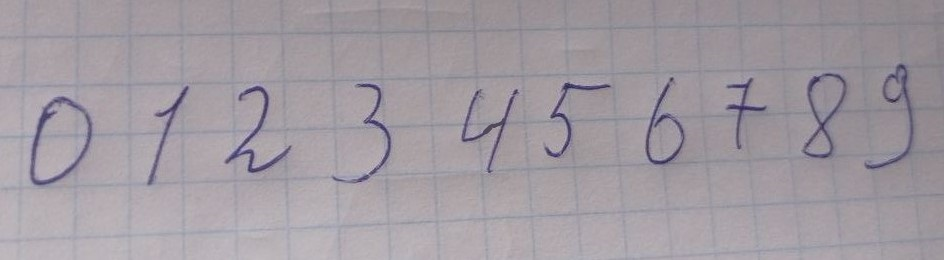
#> input picture IS-Lab4-master/digits.jpg, 944 x 260 px
$ python add.py
#> lines starting #> are read from the running program, lines starting #| are printed output that depends on the picture; after the words box and inside, x2 and y2 are one past the last pixel; in counts of white or black regions, pixels touching at a corner belong together
import cv2
import numpy as np
from sklearn.neural_network import MLPClassifier  # Import MLPClassifier
from sklearn.metrics import accuracy_score  # For evaluating the model


def load_and_preprocess_image(image_path, display=False):
    """Loads an image, performs binarization, and optionally displays it."""
#> called with image_path = 'digits.jpg', display = False
    # Load image in grayscale
    image = cv2.imread(image_path, cv2.IMREAD_GRAYSCALE)
#> image: shape (260, 944); min 42, max 199, mean 157
    if image is None:
        raise FileNotFoundError(f"Failed to load image at path: {image_path}")

    # Binarize the image
    _, binary_image = cv2.threshold(image, 128, 255, cv2.THRESH_BINARY_INV)
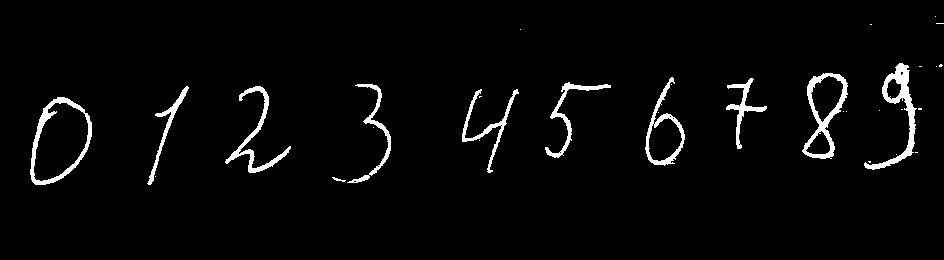
#> binary_image: shape (260, 944); 3.2% white; 32 white regions (21 under 20 px)

    # Optionally display the image
    if display:
        cv2.imshow("Binarized Image", binary_image)
        cv2.waitKey(0)
        cv2.destroyAllWindows()

    return binary_image


def segment_digits(binary_image, h_=20):
    """Segments digits from the image and returns them as a list of images."""
#> called with h_ = 20
    # Find contours on the binarized image
    contours, _ = cv2.findContours(
        binary_image, cv2.RETR_EXTERNAL, cv2.CHAIN_APPROX_SIMPLE
    )
#> contours = 32 contours, 22 with area under 20; largest, box (x1, y1, x2, y2) and area: (30, 97, 92, 185) 3806, (802, 73, 848, 159) 2174, (645, 77, 685, 166) 1618, (864, 63, 917, 170) 1246, (225, 86, 291, 173) 662

    # Sort contours from left to right
    contours = sorted(contours, key=lambda x: cv2.boundingRect(x)[0])

    # Digit segmentation with size filtering
    digits = []
    for contour in contours:
        x, y, w, h = cv2.boundingRect(contour)
        if w > 10 and h > h_:  # Filter contours based on minimum and maximum sizes
            digit = binary_image[y : y + h, x : x + w]
            resized_digit = cv2.resize(digit, (28, 28))  # Resize to 28x28
            digits.append(resized_digit)
#> this loop made 32 passes
#> (x, y, w, h) on passes 1, 2, 3, 4, 5, 6, 7, 8, 9, 11, 12, 13: (30, 97, 62, 88), (147, 86, 42, 99), (155, 176, 1, 1), (225, 86, 66, 87), (332, 177, 14, 5), (347, 84, 44, 99), (373, 127, 1, 1), (462, 89, 57, 84), (479, 140, 1, 1), (520, 29, 1, 1), (545, 82, 66, 76), (645, 77, 40, 89)
#> (contour, x, y, w, h) on passes 10, 21, 22, 25, 26, 27: ([[479, 96], [479, 97], [480, 96], [481, 96]], 479, 96, 3, 2), ([[868, 161], [869, 162], [870, 162], [870, 161]], 868, 161, 3, 2), ([[870, 24], [871, 24]], 870, 24, 2, 1), ([[901, 109], [902, 109]], 901, 109, 2, 1), ([[915, 152], [917, 152]], 915, 152, 3, 1), ([[918, 108], [918, 109], [921, 109], [921, 108]], 918, 108, 4, 2)
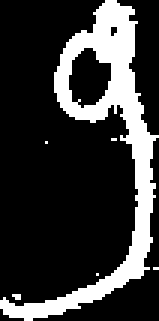
#> digit: shape (107, 53) (shown 3 times larger); 21.5% white; 6 white regions (5 under 20 px), largest, box (x1, y1, x2, y2) and area: (0, 0, 53, 107) 1206
#> after the loop, digits = 10 items

    return digits


def extract_features(images):
    """Extract features from a list of images by flattening them into vectors."""
    return np.array([image.flatten() / 255.0 for image in images])  # Normalize pixels


def visualize_digits(digits, predictions=None):
    """Displays segmented digits, enlarged for better viewing."""
    for i, digit in enumerate(digits):
        # Enlarge the digit image for display
        enlarged_digit = cv2.resize(digit, (200, 200), interpolation=cv2.INTER_LINEAR)

        # Window name with predicted digit (if available)
        window_name = f"Digit {i}"
        if predictions is not None:
            window_name += f": Predicted {predictions[i]}"

        # Create a larger window and display the image
        cv2.namedWindow(window_name, cv2.WINDOW_NORMAL)
        cv2.resizeWindow(window_name, 200, 200)
        cv2.imshow(window_name, enlarged_digit)

    cv2.waitKey(0)
    cv2.destroyAllWindows()


if __name__ == "__main__":
    try:
        # Path to the image
        train_image_path = "digits.jpg"

        # Load and preprocess the training image
        binary_train_image = load_and_preprocess_image(train_image_path)

        # Segment digits from the training image
        train_digits = segment_digits(binary_train_image)
#> train_digits = 10 items
        num_train_digits = len(train_digits)
#> num_train_digits = 10
        print(f"Number of segmented digits from training image: {num_train_digits}")
#| Number of segmented digits from training image: 10

        # Check if the number of segmented digits is correct for training
        if num_train_digits != 10:
            print(
                f"Error: found {num_train_digits} digits, but expected 10 for training."
            )
            visualize_digits(train_digits)
            exit(1)

        # Extract features from training digits
        train_features = extract_features(train_digits)

        # Labels for the training digits
        train_labels = np.array([0, 1, 2, 3, 4, 5, 6, 7, 8, 9])

        # Initialize and train the MLP classifier
        mlp = MLPClassifier(
            hidden_layer_sizes=(50,),  # One hidden layer with 50 neurons
            activation='relu',
            solver='adam',
            max_iter=500,
            random_state=42
        )
        mlp.fit(train_features, train_labels)

        # Path to the test image
        test_image_path = "test1.jpg"

        # Load and preprocess the test image
        binary_test_image = load_and_preprocess_image(test_image_path)
#> call 2 of load_and_preprocess_image, with image_path = 'test1.jpg', display = False
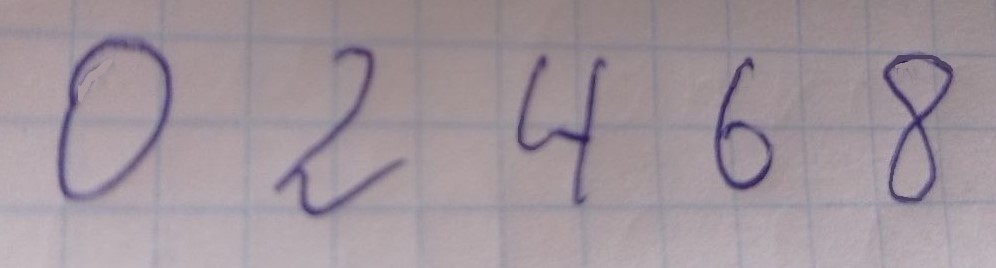
#> input picture IS-Lab4-master/test1.jpg, 996 x 268 px
#> in load_and_preprocess_image (call 2), `_, binary_image = cv2.threshold(image, 128, 255, cv2.THRESH_BINARY_INV)`:
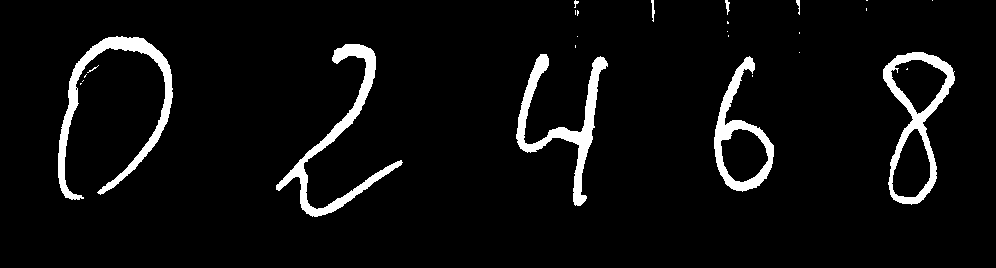
#> binary_image: shape (268, 996); 5.4% white; 27 white regions (18 under 20 px)

        # Segment digits from the test image
        test_digits = segment_digits(binary_test_image)
#> call 2 of segment_digits, with h_ = 20
#> in segment_digits (call 2), `contours, _ = cv2.findContours( binary_image, cv2.RETR_EXTERNAL, cv2.C..`: contours = 26 contours, 19 with area under 20; largest, box (x1, y1, x2, y2) and area: (883, 52, 955, 205) 6140, (714, 56, 774, 192) 3814, (58, 36, 173, 200) 3011, (276, 44, 403, 217) 2716, (516, 54, 608, 206) 2617, (651, 0, 655, 22) 25, (725, 0, 730, 15) 24
#> the loop in segment_digits (call 2), `for contour in contours:` made 26 passes
#> (x, y, w, h) on passes 1, 4, 5, 6, 7, 8, 11, 12, 13, 14, 15, 16: (58, 36, 115, 164), (84, 74, 3, 4), (87, 65, 12, 8), (276, 44, 127, 173), (516, 54, 92, 152), (574, 0, 5, 8), (577, 36, 1, 1), (577, 10, 2, 6), (651, 0, 4, 22), (714, 56, 60, 136), (725, 0, 5, 15), (727, 31, 1, 1)
#> (contour, x, y, w, h) on passes 2, 3, 9, 10, 17, 18: ([[80, 83], [80, 84], [81, 83]], 80, 83, 2, 2), ([[83, 80], [82, 81]], 82, 80, 2, 2), ([[575, 45], [575, 47]], 575, 45, 1, 3), ([[575, 10], [575, 14]], 575, 10, 1, 5), ([[727, 21], [727, 23], [728, 23], [728, 22]], 727, 21, 2, 3), ([[728, 35], [728, 36]], 728, 35, 1, 2)
#> after the loop in segment_digits (call 2), `for contour in contours:`:
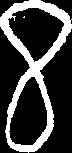
#> digit: shape (153, 72); 25.1% white; 2 white regions (1 under 20 px), largest, box (x1, y1, x2, y2) and area: (0, 0, 72, 153) 2767
#> after the loop in segment_digits (call 2), `for contour in contours:`: digits = 5 items
#> test_digits = 5 items
        num_test_digits = len(test_digits)
#> num_test_digits = 5
        print(f"Number of segmented digits from test image: {num_test_digits}")
#| Number of segmented digits from test image: 5

        # Check if there are any segmented digits
        if num_test_digits == 0:
            print("Error: No digits were found in the test image.")
            visualize_digits(test_digits)
            exit(1)

        # Extract features from test digits
        test_features = extract_features(test_digits)

        # Predictions on the test set
        test_predictions = mlp.predict(test_features)
#> test_predictions = [0, 3, 4, 6, 2]

        # Print predictions for each digit
        print(f"Predictions for test digits: {test_predictions}")
#| Predictions for test digits: [0 3 4 6 2]

        # Visualize segmented and predicted test digits
        visualize_digits(test_digits, test_predictions)
#> the loop in visualize_digits, `for i, digit in enumerate(digits):` made 5 passes
#> window_name on passes 1 to 5: 'Digit 0: Predicted 0', 'Digit 1: Predicted 3', 'Digit 2: Predicted 4', 'Digit 3: Predicted 6', 'Digit 4: Predicted 2'
#> pass 1, in visualize_digits, `enlarged_digit = cv2.resize(digit, (200, 200), interpolation=cv2.INTER..`:
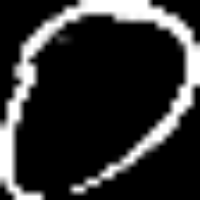
#> enlarged_digit: shape (200, 200); min 0, max 255, mean 48
#> pass 3, in visualize_digits, `enlarged_digit = cv2.resize(digit, (200, 200), interpolation=cv2.INTER..`:
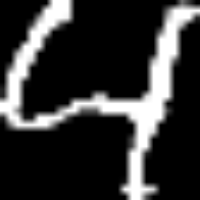
#> enlarged_digit: shape (200, 200); min 0, max 255, mean 52.4

    except FileNotFoundError as e:
        print(e)
